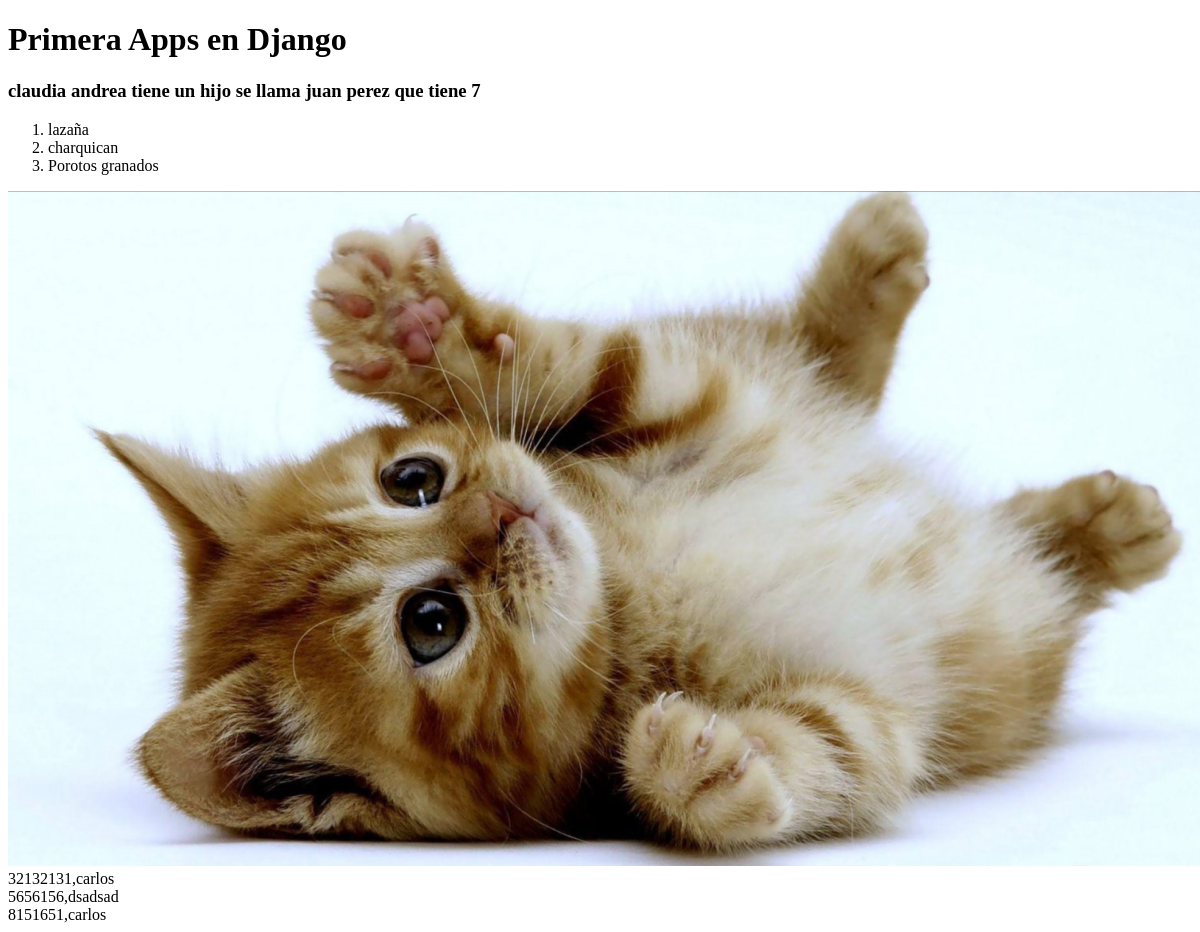
/alumnos/index, run on an earlier commit of the app's database.
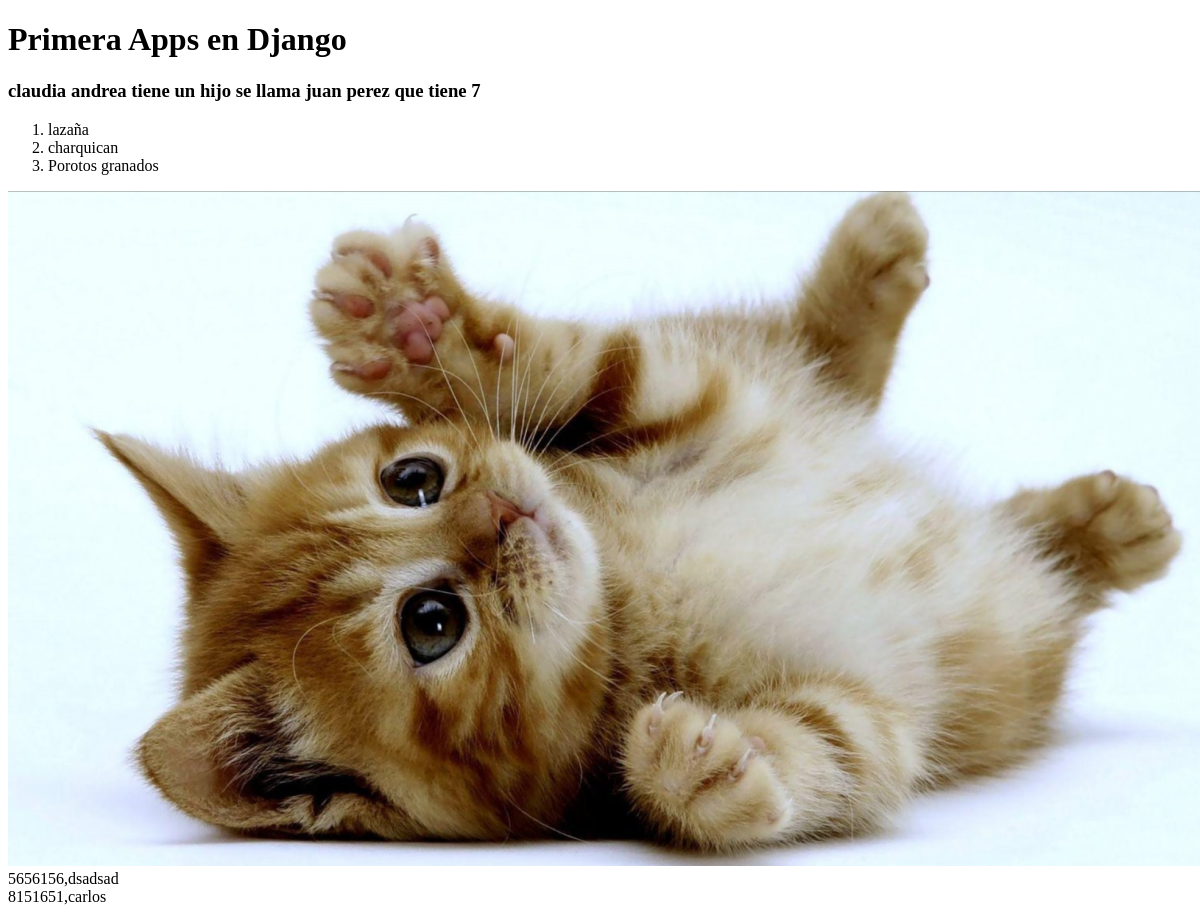
And on a later commit of the database.
### Alumnos/models.py (models this page shows, shortened)
class Alumno(models.Model):
    rut = models.CharField(primary_key=True, max_length=10)
    nombre = models.CharField(max_length=20)
    apellido_paterno = models.CharField(max_length=20)
    apellido_materno = models.CharField(max_length=20)
    fecha_nacimiento = models.DateField(blank=False, null=False)
    id_genero = models.ForeignKey('Genero',on_delete=models.CASCADE, db_column='idGenero')
    telefono = models.CharField(max_length=45)
    email = models.EmailField(unique=True, max_length=100, blank=True, null=True)
    direccion = models.CharField(max_length=50, blank=True, null=True)
    activo = models.IntegerField()

### Alumnos/views.py (the view)
# urls.py: path('index', index, name='index'),
def index(request):
    hijo=persona("juan perez","7")
    lista=["lazaña","charquican","Porotos granados"]
    alumnos= Alumno.objects.all()
    context={"hijo":hijo,"nombre":"claudia andrea","comidas":lista,"alumnos":alumnos}
    return render(request, 'alumnos/index.html', context)

### Alumnos/templates/alumnos/index.html (shortened to what this page needs)
<!DOCTYPE html>
<html lang="en">
<head>
</head>
<body>
    {% load static %}
    <h1>Primera Apps en Django</h1>
    <h3>{{nombre}} tiene un hijo se llama {{hijo.nombre}} que tiene {{hijo.edad}}</h3>
    <ol>
        {% for comida in comidas %}
            <li>{{comida}}</li>
        {% endfor %}
    </ol>
    <img src="{% static 'alumnos/img/descarga.png' %}" alt="">
    {% for alumno in alumnos %}
        {{alumno.rut}},{{alumno.nombre}} <br>
    {% endfor %}
</body>
</html>

What changed in the data, as far as the page shows it:
removed Alumno: rut "32132131", nombre "carlos"
